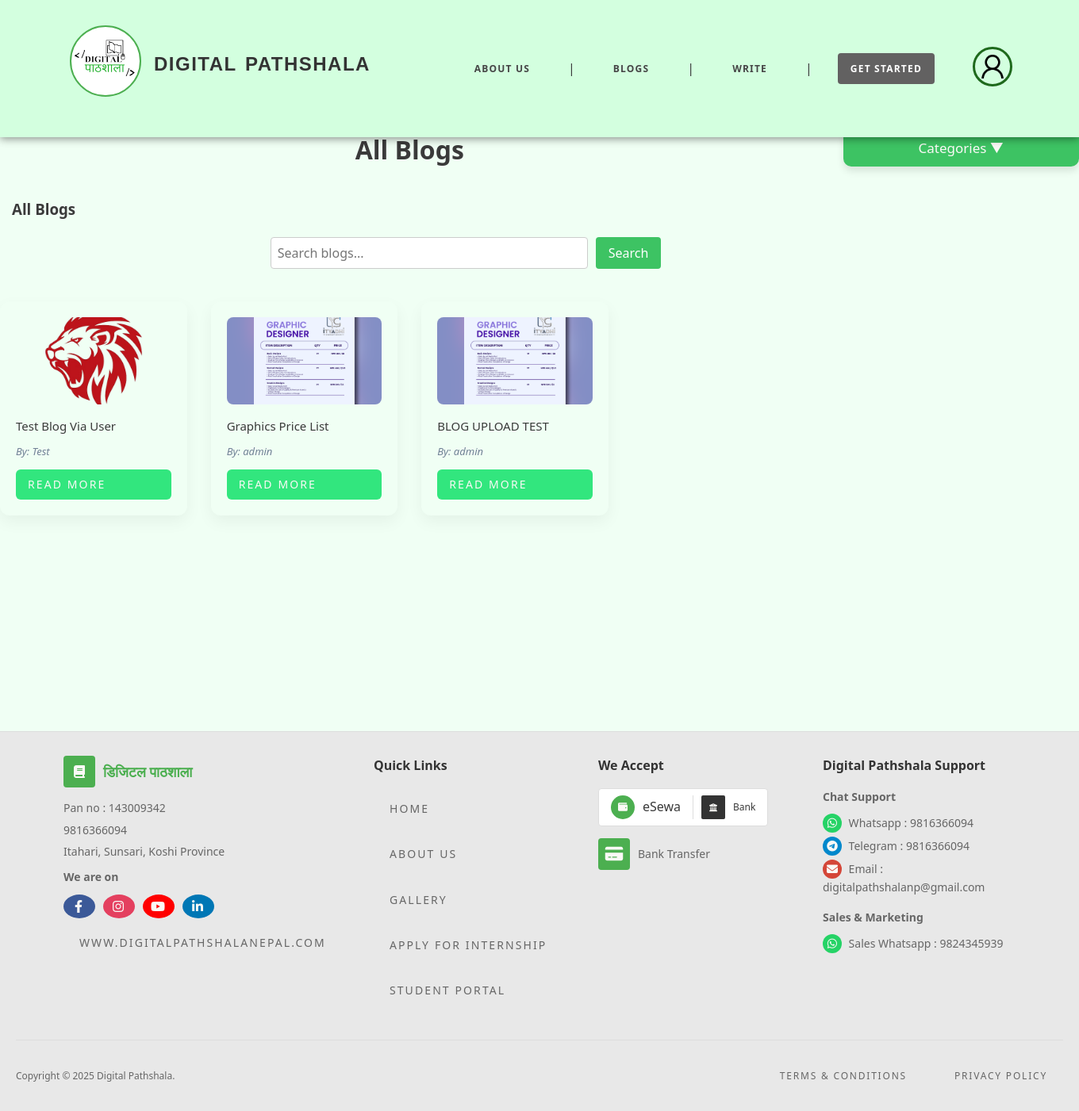
The page /blogs/blogs/ (signed in) on the database its author committed.
### addBlogs/models.py (models this page shows, shortened)
class addBlog(models.Model):
    def generateImagePath(instance, filename):
        return f'blog/{instance.author.username}/images/{filename}'
    def generateAttachmentPath(instance, filename):
        return f'blog/{instance.author.username}/attachments/{filename}'
    class StatusOptions(models.TextChoices):
        ACTIVE = "Active", "Active"
        INACTIVE = "Rejected", "Rejected"
        PENDING = "Pending", "Pending"
    title = models.CharField(max_length=100)
    image = models.ImageField(upload_to=generateImagePath, default='static/assets/blog1.png')
    attachment = models.FileField(blank=True, null=True, upload_to=generateAttachmentPath)
    content = models.TextField()
    author = models.ForeignKey(User, on_delete=models.CASCADE, related_name='blog_posts')
    tags = TaggableManager(blank=True)
    status = models.CharField(max_length=8, choices=StatusOptions, default=StatusOptions.PENDING)
    created_at = models.DateTimeField(default=timezone.now)
    updated_at = models.DateTimeField(default=timezone.now)
    category = models.ForeignKey(Category, null=True, blank=True, on_delete=models.SET_NULL)
    featured = models.BooleanField(default=False)

### addBlogs/views.py (the view)
# urls.py: path('blogs/', blog_views.blogs, name='blogs'),
def blogs(request):
    categories = models.Category.objects.all()
    blogs = models.addBlog.objects.filter(
        status=models.addBlog.StatusOptions.ACTIVE
    ).order_by('-created_at')
    category_id = request.GET.get('category')
    query = request.GET.get('q')  # for search
    current_category = None
    if category_id:
        blogs = blogs.filter(category__id=category_id)
        current_category = categories.filter(id=category_id).first()
    if query:
        blogs = blogs.filter(title__icontains=query)
    context = {
        'categories': categories,
        'blogs': blogs,
        'current_category': current_category,
        'query': query or '',  # so it keeps input value in the form
    }
    return render(request, 'pages/blogs/blog.html', context)

### templates/pages/blogs/blog.html (shortened to what this page needs)
{% load static %}
<!DOCTYPE html>
<html lang="en">
<head>
  <link rel="stylesheet" href="/static/css/blog.css" />
</head>
<body>
  {% include "layout/header.html" %}
  <div class="layout">
    <div class="content">
      <div class="page-wrapper">
        <h1>All Blogs</h1>
  <h3 style="margin:15px;" >
  {% if current_category %}
    Blogs in "{{ current_category.name }}"
  {% else %}
    All Blogs
  {% endif %}
</h3>
<form method="get" action="{% url 'blogs' %}" class="search-form">
  <input
    type="text"
    name="q"
    placeholder="Search blogs..."
    value="{{ query }}"
    class="search-input"
  />
  <button type="submit" class="search-button">Search</button>
</form>
        <div class="blog-list">
          {% for blog in blogs %}
            <div class="blog-card">
              <img src="{{ blog.image.url }}" alt="{{ blog.title }}" />
              <h2>{{ blog.title }}</h2>
              <div class="author">By: {{ blog.author }}</div>
              <a href="/blogs/{{blog.id}}" class="read-more">Read More</a>
            </div>
          {% empty %}
            <div class="blog-card">
              <p>No recent blogs available.</p>
            </div>
          {% endfor %}
        </div>
      </div>
    </div>
    <div class="sidebardropdown">
      <div class="categories-dropdown">
        <button class="dropdown-button">Categories ▼</button>
      </div>
    </div>
  </div>
</body>
</html>
{% include "layout/footer.html" %}

### static/css/blog.css (style rules this page uses)
* { margin: 0; padding: 0; box-sizing: border-box; }
body { font-family: 'Segoe UI', sans-serif; background-color: #faf9f6; color: #3a3a3a; margin-top: 12%; }
.layout { display: flex; gap: 30px; align-items: flex-start; }
.sidebardropdown { background-color: transparent; border: none; padding-left: 0; display: flex; justify-content: flex-start; align-items: flex-start; width: auto; }
.categories-dropdown { position: sticky; top: 30px; width: 100%; }
.dropdown-button { background-color: #3dc363; color: #faf9f6; padding: 12px 20px; border: none; border-radius: 10px; font-size: 17px; cursor: pointer; box-shadow: 0 6px 10px rgba(0, 0, 0, 0.1); width: 100%; text-align: center; margin-right: 150px; transition: 700ms; }
.search-form { margin: 20px 0; display: flex; gap: 10px; }
.search-input { flex: 1; padding: 8px; font-size: 1rem; border-radius: 4px; border: 1px solid #ccc; max-width: 50vh; margin-left: 33%; margin-bottom: 2%; }
.search-button { padding: 8px 16px; font-size: 1rem; background-color: #3dc363; color: white; border: none; border-radius: 4px; cursor: pointer; height: 40px; transition: 700ms; }
.content { flex: 1; }
.page-wrapper h1 { font-size: 32px; color: #3a3a3a; margin-bottom: 35px; font-weight: 700; text-align: center; }
.blog-list { display: grid; grid-template-columns: repeat(4, 1fr); gap: 30px; }
.blog-card { background-color: #f0fff4; border-radius: 12px; padding: 20px; box-shadow: 0 8px 20px rgba(0, 0, 0, 0.05); transition: transform 0.3s ease, box-shadow 0.3s ease; display: flex; flex-direction: column; cursor: pointer; }
.blog-card img { width: 100%; height: auto; aspect-ratio: 16 / 9; object-fit: cover; border-radius: 8px; margin-bottom: 15px; }
.blog-card h2 { font-size: 15px; font-weight: 500; color: #3a3a3a; margin-bottom: 10px; }
.blog-card .author { font-size: 13px; color: #718096; margin-bottom: 12px; font-style: italic; }
.read-more { display: inline-block; background-color: #32e67e; color: #faf9f6; padding: 8px 15px; border-radius: 6px; text-decoration: none; font-size: 14px; font-weight: 500; transition: background-color 0.3s ease; }
@media (max-width: 1440px) { .blog-list { grid-template-columns: repeat(4, 1fr); } }

### static/css/header.css (style rules this page uses)
* { margin: 0; padding: 0; box-sizing: border-box; font-family: 'Neo Sans', system-ui, -apple-system, BlinkMacSystemFont, 'Segoe UI', Roboto, Oxygen, Ubuntu, Cantarell, 'Open Sans', 'Helvetica Neue', sans-serif; }
:root { --primary-color: #32e67e; --secondary-color: #626161; --text-color: #3a3a3a; --background-color: #f0fff4; --border-color: #bdbec0; --shadow-color: rgba(0, 0, 0, 0.435); --editor-bg: #ffffff; --toolbar-bg: #f8f9fa; }
body { background-color: var(--background-color) !important; color: var(--text-color); line-height: 1.6; }
a { color: #fff; text-transform: uppercase; text-decoration: none; letter-spacing: 0.15em; display: inline-block; padding: 15px 20px; position: relative; }
a:after { background: none repeat scroll 0 0 transparent; bottom: 0; content: ""; display: block; height: 2px; left: 50%; position: absolute; background: #363636; transition: width 0.3s ease 0s, left 0.3s ease 0s; width: 0; }

### templates/layout/footer.html (style rules this page uses)
* { margin: 0; padding: 0; box-sizing: border-box; }
body { font-family: Arial, sans-serif; background-color: #f5f5f5; }

### rows shown on the page
addBlog: image (picture), title "Test Blog Via User", author "Test"
addBlog: image (picture), title "Graphics Price List", author "admin"
addBlog: image (picture), title "BLOG UPLOAD TEST", author "admin"
